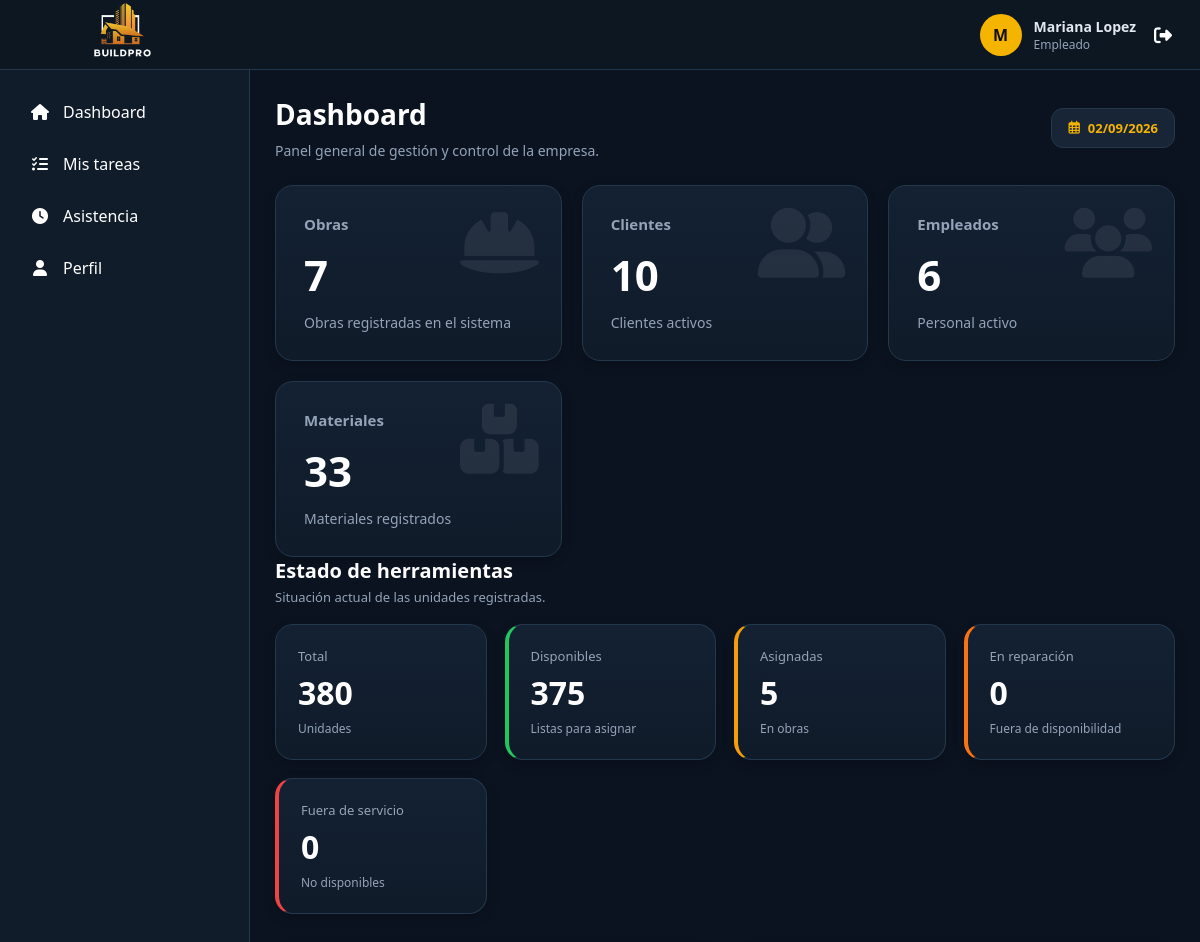
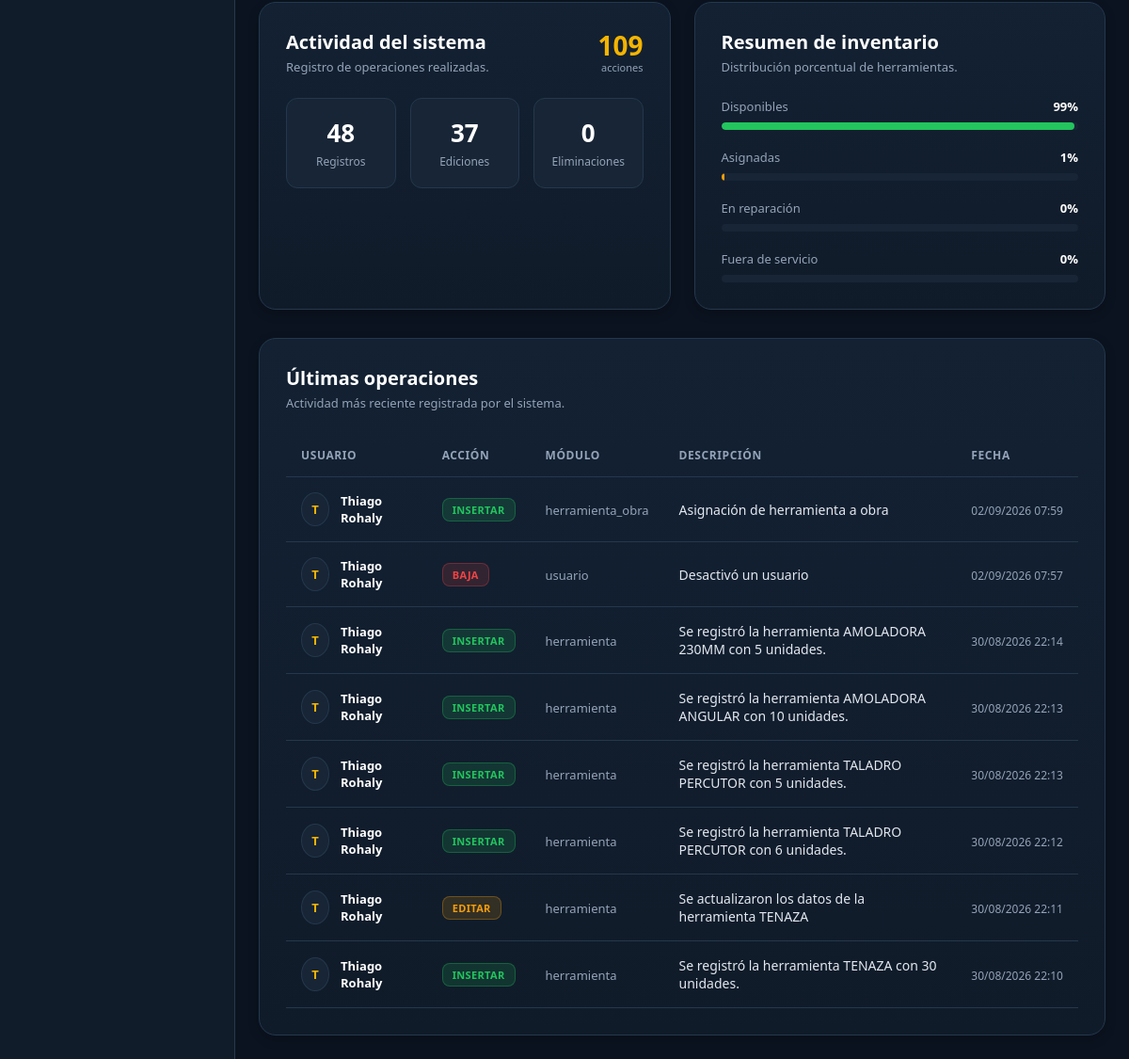
The page /vistas/dashboard/gerente.php (signed in) on the database its author committed (2 pictures, top to bottom).
### tables this page shows
CREATE TABLE `auditoria` (
  `id_auditoria` int(11) NOT NULL,
  `id_usuario` int(11) NOT NULL,
  `accion` varchar(100) NOT NULL,
  `tabla_afectada` varchar(100) DEFAULT NULL,
  `id_registro` int(11) DEFAULT NULL,
  `fecha` datetime DEFAULT current_timestamp(),
  `descripcion` text DEFAULT NULL
);

CREATE TABLE `usuario` (
  `id_usuario` int(11) NOT NULL,
  `id_rol` int(11) NOT NULL,
  `nombre` varchar(100) NOT NULL,
  `apellido` varchar(100) NOT NULL,
  `documento` varchar(20) DEFAULT NULL,
  `correo` varchar(150) NOT NULL,
  `contraseña` varchar(255) NOT NULL,
  `telefono` varchar(20) DEFAULT NULL,
  `direccion` varchar(255) DEFAULT NULL,
  `salario` decimal(12,2) DEFAULT NULL,
  `fecha_registro` datetime DEFAULT current_timestamp(),
  `estado` tinyint(1) DEFAULT 1 COMMENT '1=Activo, 0=Inactivo'
);

### vistas/dashboard/gerente.php (the view, shortened to what the rows shown need)
<?php
require_once "../../modelos/Dashboard.php";
$dashboard = new Dashboard();
$datos = $dashboard->obtenerDatos();
require_once "../../layouts/header.php";
$actividad = $datos["actividad"];
?>
<main class="content">
    <div class="page-title">
        <div>
            <h1>Dashboard</h1>
        </div>
    </div>
    <section class="card-grid">
        <div class="dashboard-card">
            <h2><?= $datos["obras"]; ?></h2>
        </div>
        <div class="dashboard-card">
            <h2><?= $datos["clientes"]; ?></h2>
        </div>
        <div class="dashboard-card">
            <h2><?= $datos["empleados"]; ?></h2>
        </div>
        <div class="dashboard-card">
            <h2><?= $datos["materiales"]; ?></h2>
        </div>
    </section>
    <section class="dashboard-section">
        <div class="section-heading">
            <h2>Estado de herramientas</h2>
        </div>
    </section>
    <div class="dashboard-columns">
        <section class="dashboard-panel">
            <div class="panel-header">
                <div>
                    <h2>Actividad del sistema</h2>
                </div>
            </div>
        </section>
        <section class="dashboard-panel">
            <div class="panel-header">
                <div>
                    <h2>Resumen de inventario</h2>
                </div>
            </div>
        </section>
    </div>
    <section class="dashboard-panel">
        <div class="panel-header">
            <div>
                <h2>Últimas operaciones</h2>
            </div>
        </div>
        <?php if (!empty($actividad)): ?>
            <div class="audit-table-wrapper">
                <table class="audit-table">
                    <thead>
                        <tr>
                            <th>Usuario</th>
                            <th>Acción</th>
                            <th>Módulo</th>
                            <th>Descripción</th>
                            <th>Fecha</th>
                        </tr>
                    </thead>
                    <tbody>
                        <?php foreach ($actividad as $registro): ?>
                            <tr>
                                <td>
                                    <div class="audit-user">
                                        <div class="audit-avatar">
                                            <?= strtoupper(substr($registro["nombre"] ?? "U", 0, 1)); ?>
                                        </div>
                                        <strong>
                                            <?= htmlspecialchars(trim(($registro["nombre"] ?? "") . " " . ($registro["apellido"] ?? ""))); ?>
                                        </strong>
                                    </div>
                                </td>
                                <td>
                                    <?php
                                    $accion = strtoupper($registro["accion"]);
                                    $claseAccion = strtolower($registro["accion"]);
                                    ?>
                                    <span class="audit-badge <?= $claseAccion; ?>">
                                        <?= htmlspecialchars($accion); ?>
                                    </span>
                                </td>
                                <td>
                                    <span class="module-name">
                                        <?= htmlspecialchars($registro["tabla_afectada"] ?? "-"); ?>
                                    </span>
                                </td>
                                <td>
                                    <?= htmlspecialchars($registro["descripcion"] ?? "-"); ?>
                                </td>
                                <td>
                                    <span class="audit-date">
                                        <?= date("d/m/Y H:i", strtotime($registro["fecha"])); ?>
                                    </span>
                                </td>
                            </tr>
                        <?php endforeach; ?>
                    </tbody>
                </table>
            </div>
        <?php endif; ?>
    </section>
</main>
<?php
require_once "../../layouts/footer.php";
?>

### rows shown on the page
auditoria: id_usuario.nombre "T", id_usuario.apellido "Thiago Rohaly", accion "INSERTAR", tabla_afectada "herramienta_obra", descripcion "Asignación de herramienta a obra", fecha "02/09/2026 07:59"
auditoria: id_usuario.nombre "T", id_usuario.apellido "Thiago Rohaly", accion "BAJA", tabla_afectada "usuario", descripcion "Desactivó un usuario", fecha "02/09/2026 07:57"
auditoria: id_usuario.nombre "T", id_usuario.apellido "Thiago Rohaly", accion "INSERTAR", tabla_afectada "herramienta", descripcion "Se registró la herramienta AMOLADORA 230MM con 5 unidades.", fecha "30/08/2026 22:14"
auditoria: id_usuario.nombre "T", id_usuario.apellido "Thiago Rohaly", accion "INSERTAR", tabla_afectada "herramienta", descripcion "Se registró la herramienta AMOLADORA ANGULAR con 10 unidades.", fecha "30/08/2026 22:13"
auditoria: id_usuario.nombre "T", id_usuario.apellido "Thiago Rohaly", accion "INSERTAR", tabla_afectada "herramienta", descripcion "Se registró la herramienta TALADRO PERCUTOR con 5 unidades.", fecha "30/08/2026 22:13"
auditoria: id_usuario.nombre "T", id_usuario.apellido "Thiago Rohaly", accion "INSERTAR", tabla_afectada "herramienta", descripcion "Se registró la herramienta TALADRO PERCUTOR con 6 unidades.", fecha "30/08/2026 22:12"
auditoria: id_usuario.nombre "T", id_usuario.apellido "Thiago Rohaly", accion "EDITAR", tabla_afectada "herramienta", descripcion "Se actualizaron los datos de la herramienta TENAZA", fecha "30/08/2026 22:11"
auditoria: id_usuario.nombre "T", id_usuario.apellido "Thiago Rohaly", accion "INSERTAR", tabla_afectada "herramienta", descripcion "Se registró la herramienta TENAZA con 30 unidades.", fecha "30/08/2026 22:10"

### other values the page prints
substr($_SESSION['usuario']['nombre'],0,1) "M"
$_SESSION['usuario']['nombre'] "Mariana"
$_SESSION['usuario']['apellido'] "Lopez"
$_SESSION['usuario']['rol'] "Empleado"
$item[1] "Dashboard"
$item[1] "Mis tareas"
$item[1] "Asistencia"
$item[1] "Perfil"
$datos["obras"] "7"
$datos["clientes"] "10"
$datos["empleados"] "6"
$datos["materiales"] "33"
$herramientas["total"] "380"
$herramientas["disponibles"] "375"
$herramientas["asignadas"] "5"
